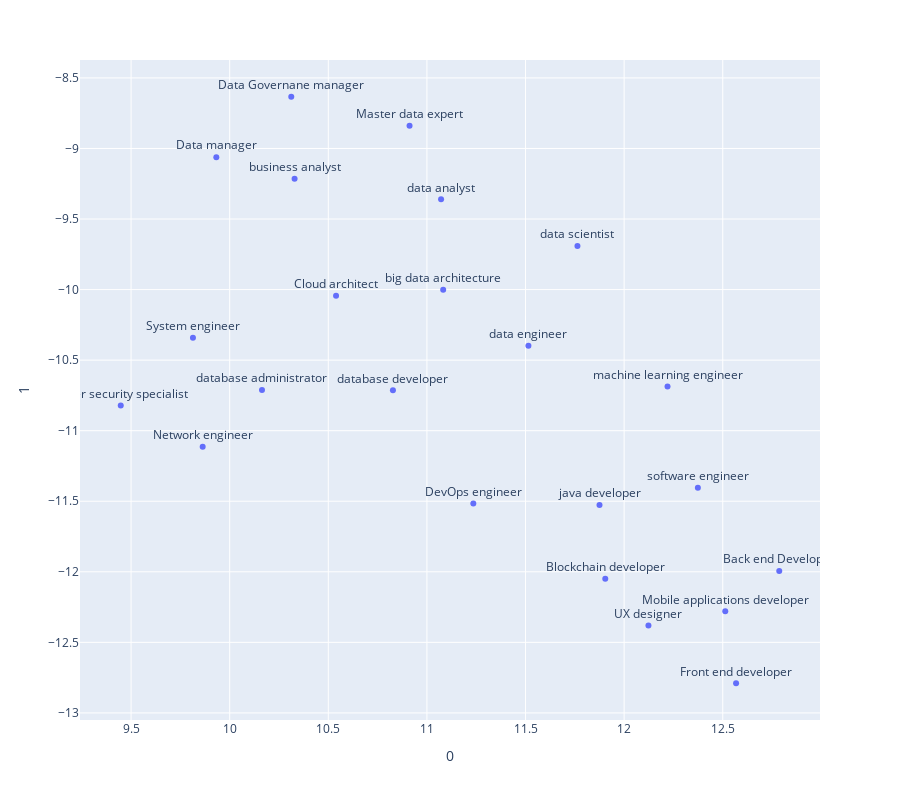

Source (notebook cell):
### Code cell
fig_2d_jobs = px.scatter(
    cleaned_avg_2d, x=0, y=1,
    text = "job",
    height=800
)
fig_2d_jobs.update_traces(textposition='top center')
fig_2d_jobs.show()

### Figure 1 — Plotly figure (JSON) as saved in the notebook; plotly's stock layout.template omitted (floating-point values rounded to 4 significant figures)
{"data": [{"hovertemplate": "0=%{x}<br>1=%{y}<br>job=%{text}<extra></extra>", "legendgroup": "", "marker": {"color": "#636efa", "symbol": "circle"}, "mode": "markers+text", "name": "", "orientation": "v", "showlegend": false, "text": ["Back end Developer", "Blockchain developer", "Cloud architect", "Cyber security specialist", "Data Governane manager", "Data manager", "DevOps engineer", "Front end developer", "Master data expert", "Mobile applications developer", "Network engineer", "System engineer", "UX designer", "big data architecture", "business analyst", "data analyst", "data engineer", "data scientist", "database administrator", "database developer", "java developer", "machine learning engineer", "software engineer"], "textposition": "top center", "type": "scatter", "x": [12.79, 11.9, 10.54, 9.448, 10.31, 9.932, 11.24, 12.57, 10.91, 12.51, 9.863, 9.814, 12.12, 11.08, 10.33, 11.07, 11.51, 11.76, 10.16, 10.83, 11.88, 12.22, 12.37], "xaxis": "x", "y": [-12.0, -12.05, -10.04, -10.82, -8.633, -9.062, -11.52, -12.79, -8.839, -12.28, -11.11, -10.34, -12.38, -10.0, -9.215, -9.36, -10.4, -9.69, -10.71, -10.71, -11.53, -10.69, -11.4], "yaxis": "y"}], "layout": {"height": 800, "legend": {"tracegroupgap": 0}, "margin": {"t": 60}, "xaxis": {"anchor": "y", "domain": [0, 1], "title": {"text": "0"}}, "yaxis": {"anchor": "x", "domain": [0, 1], "title": {"text": "1"}}}}
